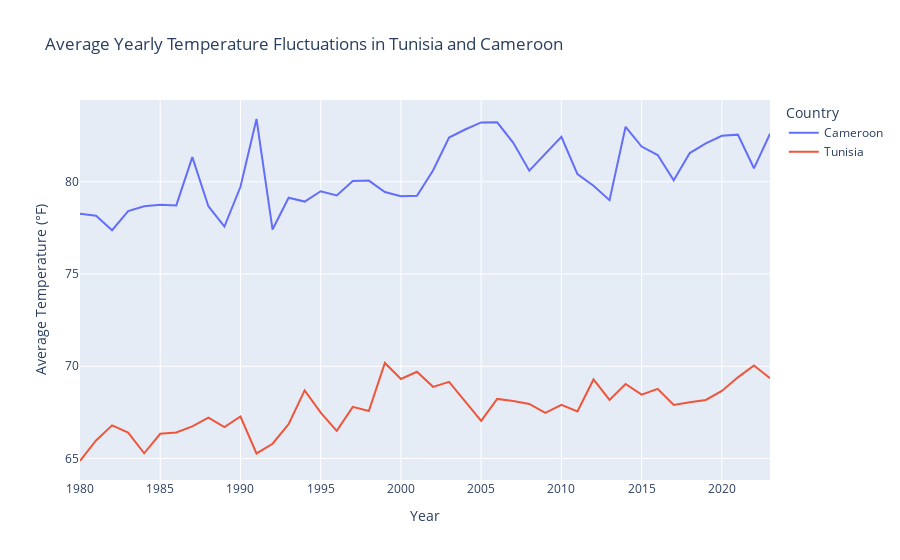

Write notebook code for a chart like this one.
### Code cell
# Filter the data for Tunisia and Cameroon
df_filtered = df[df['COUNTRY'].isin(['Tunisia', 'Cameroon'])]

# Group by 'YEAR' and 'COUNTRY', then calculate the average temperature
df_yearly = df_filtered.groupby(['Year', 'COUNTRY'])['TAVG'].mean().reset_index()

# Create the line chart
fig = px.line(df_yearly, x='Year', y='TAVG', color='COUNTRY',
              title='Average Yearly Temperature Fluctuations in Tunisia and Cameroon',
              labels={'Year': 'Year', 'TAVG': 'Average Temperature (°F)'})

fig.update_layout(legend_title_text='Country')
fig.show()

### Figure 1 — Plotly figure (JSON) as saved in the notebook; plotly's stock layout.template omitted (floating-point values rounded to 4 significant figures)
{"data": [{"hovertemplate": "COUNTRY=Cameroon<br>Year=%{x}<br>Average Temperature (°F)=%{y}<extra></extra>", "legendgroup": "Cameroon", "line": {"color": "#636efa", "dash": "solid"}, "marker": {"symbol": "circle"}, "mode": "lines", "name": "Cameroon", "orientation": "v", "showlegend": true, "type": "scatter", "x": [1980, 1981, 1982, 1983, 1984, 1985, 1986, 1987, 1988, 1989, 1990, 1991, 1992, 1993, 1994, 1995, 1996, 1997, 1998, 1999, 2000, 2001, 2002, 2003, 2004, 2005, 2006, 2007, 2008, 2009, 2010, 2011, 2012, 2013, 2014, 2015, 2016, 2017, 2018, 2019, 2020, 2021, 2022, 2023], "xaxis": "x", "y": [78.26, 78.16, 77.38, 78.41, 78.67, 78.75, 78.72, 81.34, 78.68, 77.57, 79.73, 83.4, 77.41, 79.13, 78.93, 79.48, 79.26, 80.04, 80.06, 79.44, 79.21, 79.24, 80.61, 82.4, 82.83, 83.22, 83.22, 82.11, 80.6, 81.51, 82.43, 80.42, 79.78, 79.0, 82.98, 81.91, 81.45, 80.08, 81.56, 82.08, 82.49, 82.55, 80.73, 82.6], "yaxis": "y"}, {"hovertemplate": "COUNTRY=Tunisia<br>Year=%{x}<br>Average Temperature (°F)=%{y}<extra></extra>", "legendgroup": "Tunisia", "line": {"color": "#EF553B", "dash": "solid"}, "marker": {"symbol": "circle"}, "mode": "lines", "name": "Tunisia", "orientation": "v", "showlegend": true, "type": "scatter", "x": [1980, 1981, 1982, 1983, 1984, 1985, 1986, 1987, 1988, 1989, 1990, 1991, 1992, 1993, 1994, 1995, 1996, 1997, 1998, 1999, 2000, 2001, 2002, 2003, 2004, 2005, 2006, 2007, 2008, 2009, 2010, 2011, 2012, 2013, 2014, 2015, 2016, 2017, 2018, 2019, 2020, 2021, 2022, 2023], "xaxis": "x", "y": [64.87, 65.98, 66.8, 66.4, 65.28, 66.34, 66.41, 66.74, 67.21, 66.71, 67.28, 65.28, 65.8, 66.86, 68.69, 67.48, 66.5, 67.8, 67.58, 70.18, 69.31, 69.7, 68.88, 69.16, 68.1, 67.04, 68.23, 68.11, 67.96, 67.47, 67.91, 67.55, 69.29, 68.18, 69.04, 68.46, 68.78, 67.9, 68.05, 68.17, 68.66, 69.4, 70.04, 69.35], "yaxis": "y"}], "layout": {"autosize": true, "legend": {"title": {"text": "Country"}, "tracegroupgap": 0}, "title": {"text": "Average Yearly Temperature Fluctuations in Tunisia and Cameroon"}, "xaxis": {"anchor": "y", "autorange": true, "domain": [0, 1], "range": [1980, 2023], "title": {"text": "Year"}, "type": "linear"}, "yaxis": {"anchor": "x", "autorange": true, "domain": [0, 1], "range": [63.84, 84.43], "title": {"text": "Average Temperature (°F)"}, "type": "linear"}}}
